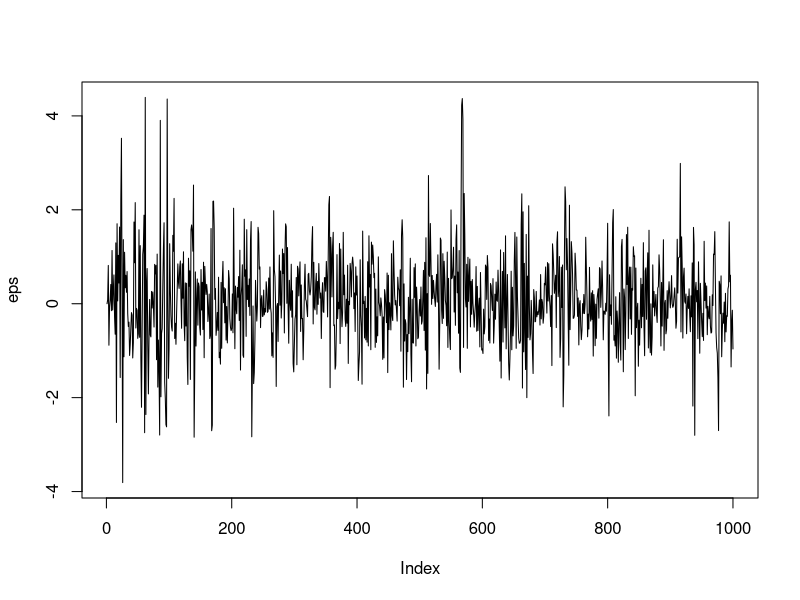
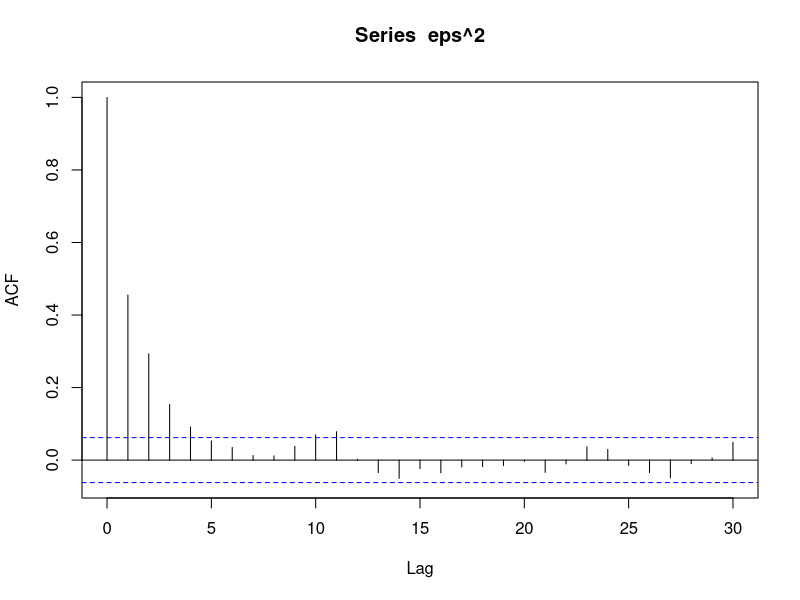
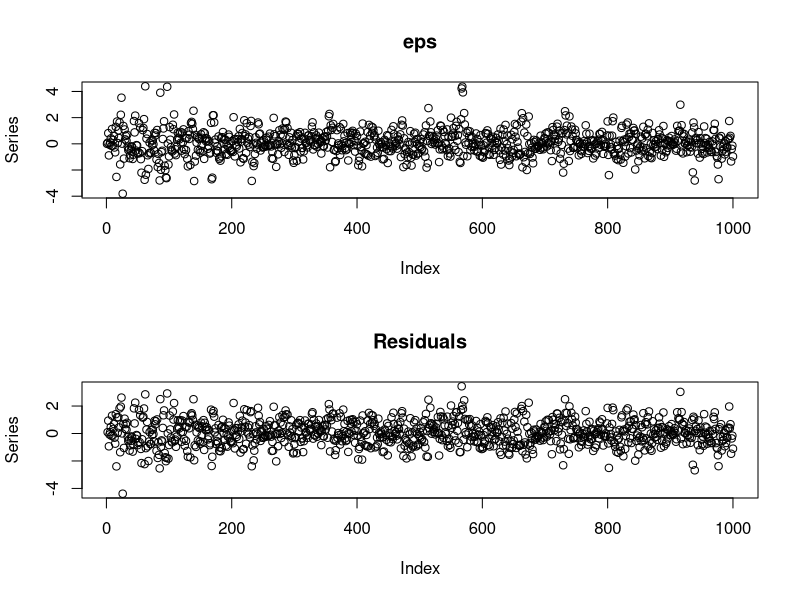
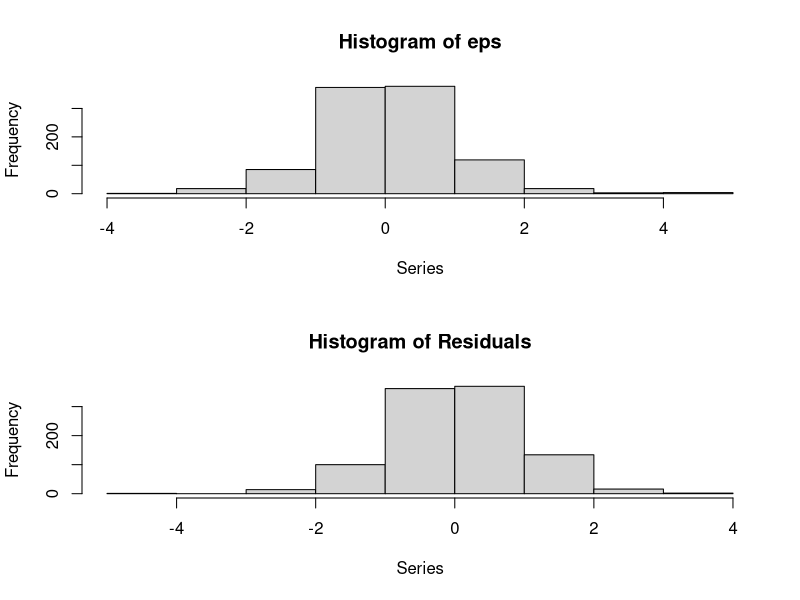
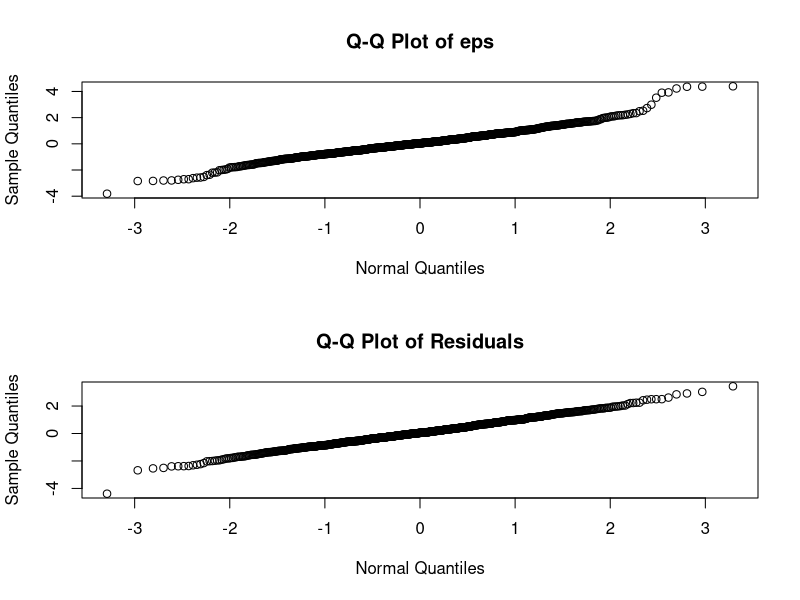
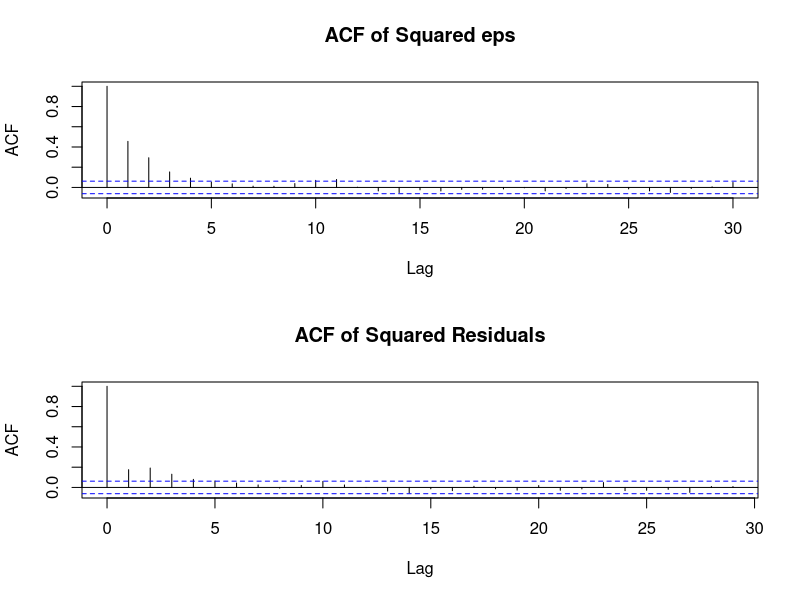

The R source for these figures, in order:
# https://www.quantstart.com/articles/Generalised-Autoregressive-Conditional-Heteroskedasticity-GARCH-p-q-Models-for-Time-Series-Analysis

# garch(1,1)
set.seed(2)
a0 <- 0.2
a1 <- 0.5
b1 <- 0.3
w <- rnorm(1000)
eps <- rep(0, 1000)
sigsq <- rep(0, 1000)

for (i in 2:1000) {
  sigsq[i] <- a0 + a1 * (eps[i-1]^2) + b1 * sigsq[i-1]
  eps[i] <- w[i]*sqrt(sigsq[i])
}
plot(eps, type="l")
acf(eps^2)

require(tseries)

eps.garch <- garch(eps)
plot(eps.garch)
confint(eps.garch)
